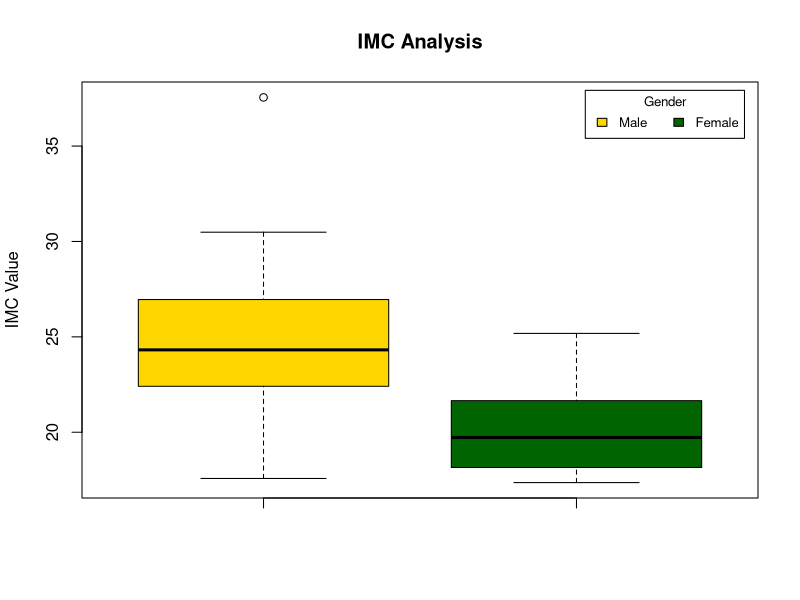

Reproduce this figure in R.
# Loading dataset
dataset_2016 <- read.csv('data/imc_20162.csv', sep=',')
dataset_2017 <- read.csv('data/CS01_20172.csv', sep=';')


# Renaming columns
names(dataset_2017)[names(dataset_2017) == "Sex"] <- "Gender"
names(dataset_2017)[names(dataset_2017) == "height.m"] <- "Height.m"


# Selecting variables
model_var <- c("Height.m", "Weight.kg", "IMC")


# Calculating IMC
dataset_2016[,'IMC'] = dataset_2016[,'Weight.kg'] / (dataset_2016[,'Height.m'])^2
dataset_2017[,'IMC'] = dataset_2017[,'Weight.kg'] / (dataset_2017[,'Height.m'])^2


# Selecting PPGEE students
PPGEE_2016students <- dataset_2016[which(dataset_2016$Course == 'PPGEE'), ]


# Male students
male_students2016 <- PPGEE_2016students[which(PPGEE_2016students$Gender == 'M'), ]
male_students2017 <- dataset_2017[which(dataset_2017$Gender == 'M'), ]


# Female students
female_students2016 <- PPGEE_2016students[which(PPGEE_2016students$Gender == 'F'), ]
female_students2017 <- dataset_2017[which(dataset_2017$Gender == 'F'), ]


# Experiment dataset - Male x Female IMC
male_students <- rbind(male_students2016[model_var], male_students2017[model_var])
female_students <- rbind(female_students2016[model_var], female_students2017[model_var])


# ------------------------------

# Boxplot analysis

boxplot(male_students$IMC, female_students$IMC, main="IMC Analysis", col=(c("gold","darkgreen")),
        ylab="IMC Value")


legend("topright", inset=.02, title="Gender",
       c("Male","Female"), fill=(c("gold","darkgreen")), horiz=TRUE, cex=0.8)





